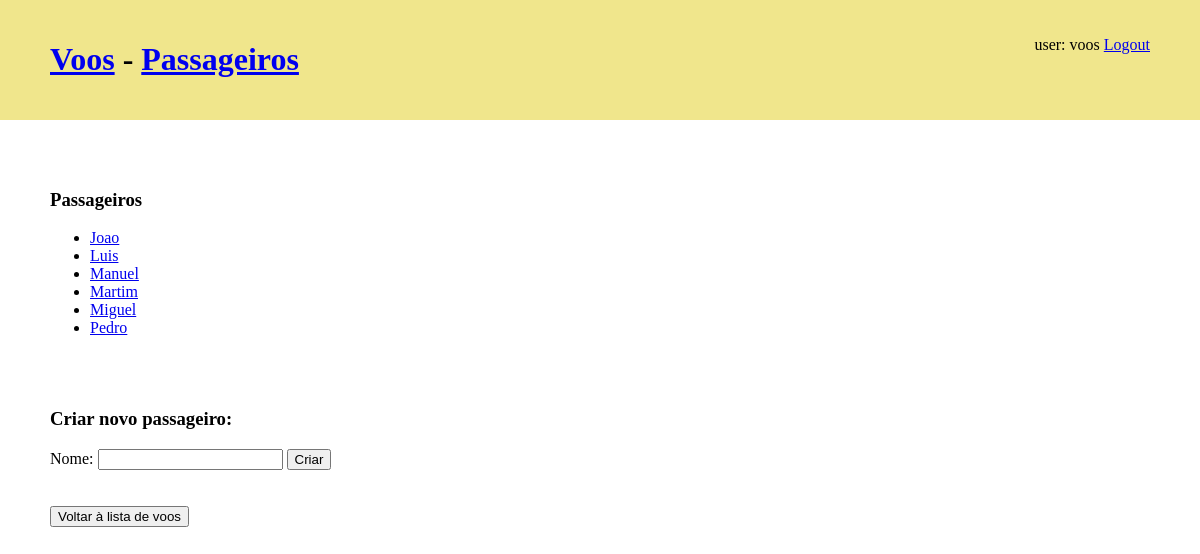
/passageiros (signed in), run on the app's committed database.
### voos/models.py (models this page shows)
class Passageiro(models.Model):
    nome = models.CharField(max_length=20)
    voos = models.ManyToManyField(
        Voo,
        null=True,
        blank=True,
        related_name='passageiros'
        )
    def __str__(self):
        return self.nome

### voos/views.py (the view)
# urls.py: path('passageiros', views.passageiros_view, name='passageiros'),
def passageiros_view(request):
    form = PassageiroForm(request.POST or None)
    if form.is_valid():
        form.save()
    context= {
        'passageiros': Passageiro.objects.all().order_by('nome'),
        'form': PassageiroForm(None),
    }
    return render(request, 'voos/passageiros.html', context)

### voos/forms.py
class PassageiroForm(ModelForm):
    class Meta:
        model = Passageiro
        fields = ['nome']

### voos/templates/voos/passageiros.html (shortened to what this page needs)
{% extends "voos/base.html" %}
{% block main %}
<h3>Passageiros</h3>
<ul>
    {% for passageiro in passageiros  %}
      <li> <a href="{% url 'passageiro' passageiro.id %}">{{ passageiro }}</a> </li>
    {% endfor %}
</ul>
<br><br>
{% if request.user.is_authenticated %}
<h3>Criar novo passageiro:</h3>
<form action="" method="POST">
  {{form}}
  <input type="submit" value="Criar">
</form>
<br><br>
{% endif %}
<a href="{% url 'voos' %}"><button>Voltar à lista de voos</button></a>
{% endblock main %}

### voos/templates/voos/base.html (shortened to what this page needs)
<!DOCTYPE html>
<html lang="en">
<head>
</head>
<body>
    <header>
        <h1>
            <a href="{% url 'voos' %}">Voos</a>
            -
            <a href="{% url 'passageiros' %}">Passageiros</a>
        </h1>
        <p>
            {% if request.user.is_authenticated %}
            user: {{request.user}}
            <a href="{% url 'logout' %}">Logout</a>
            {% else %}
            <a href="{% url 'login' %}">Login</a>
            {% endif %}
        </p>
    </header>
    <main>
        {% block main %}
        {% endblock main %}
    </main>
</body>
</html>

### voos/templates/voos/base.html (style rules this page uses)
body { padding: 0; margin: 0; }
header { background-color: khaki; padding: 20px 50px; display: flex; flex-direction: row; justify-content: space-between; }
main { padding: 50px; }

### data on the page
Passageiro: nome "Joao"
Passageiro: nome "Luis"
Passageiro: nome "Manuel"
Passageiro: nome "Martim"
Passageiro: nome "Miguel"
Passageiro: nome "Pedro"

### other printed values
{{ request.user }} "voos"
